Frame 1 (no input): blank canvas, image omitted
Frame 60 (no input): blank canvas, image omitted
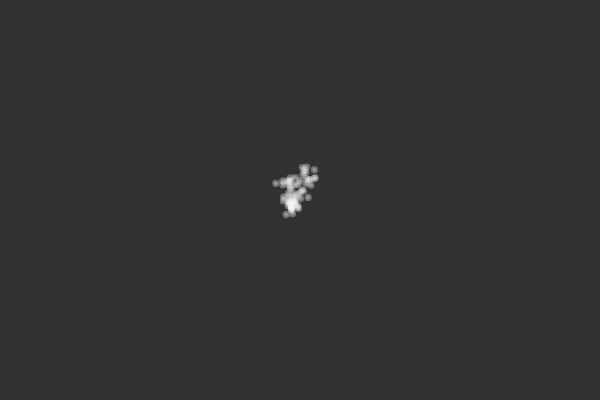
Frame 120 (the mouse pressed at the canvas centre since frame 60)

The p5.js sketch whose frames 1 and 60 were blank and that drew this single picture after the mouse press (run headless with seeded random() and noise() and a simulated clock; from frame 60 on, the mouse is pressed at the canvas centre):

// p5.js sketch
// ── sketch.js
let a_bubbles = [];

function setup() {
  createCanvas(600, 400);
  background(50);
}

function mousePressed() {
  let brightness = random([0,255]);
  let r = random(1, 4);
  let jitter = random([2,4,8])
  let bub = new_bubble(mouseX, mouseY, r, jitter, brightness)
  a_bubbles.push( bub );
}

function draw() {
  // background(0);
  for (let bub of a_bubbles) {
    draw_bubble(bub);  
  }
}

function new_bubble(x, y, r, jitter, brightness) {
  return {x, y, r, jitter, brightness, alpha: 80}
  // return {
  //   x: x,
  //   y: y,
  //   r: r,
  //   jitter: jitter,
  //   brightness: brightness,
  //   alpha: 80
  // };
}

function draw_bubble(bub) {
  move_bubble(bub);
  show_bubble(bub);
}

function clicked_bubble(bub, px, py) {
  let d = dist(px, py, bub.x, bub.y);
  if (d < bub.r) {
    if (bub.brightness == 0)
      bub.brightness = 255;
    else
      bub.brightness = 0;
    return true;
  }
  return false;
}

function move_bubble(bub) {
  bub.x = bub.x + random(-bub.jitter, bub.jitter);
  bub.y = bub.y + random(-bub.jitter, bub.jitter);
}

function show_bubble(bub) {
  stroke(bub.brightness, bub.alpha);
  strokeWeight(4);
  fill(bub.brightness, bub.alpha);
  ellipse(bub.x, bub.y, bub.r * 2);
}

// from https://editor.p5js.org/jht1493/sketches/LrhcIzvr2
